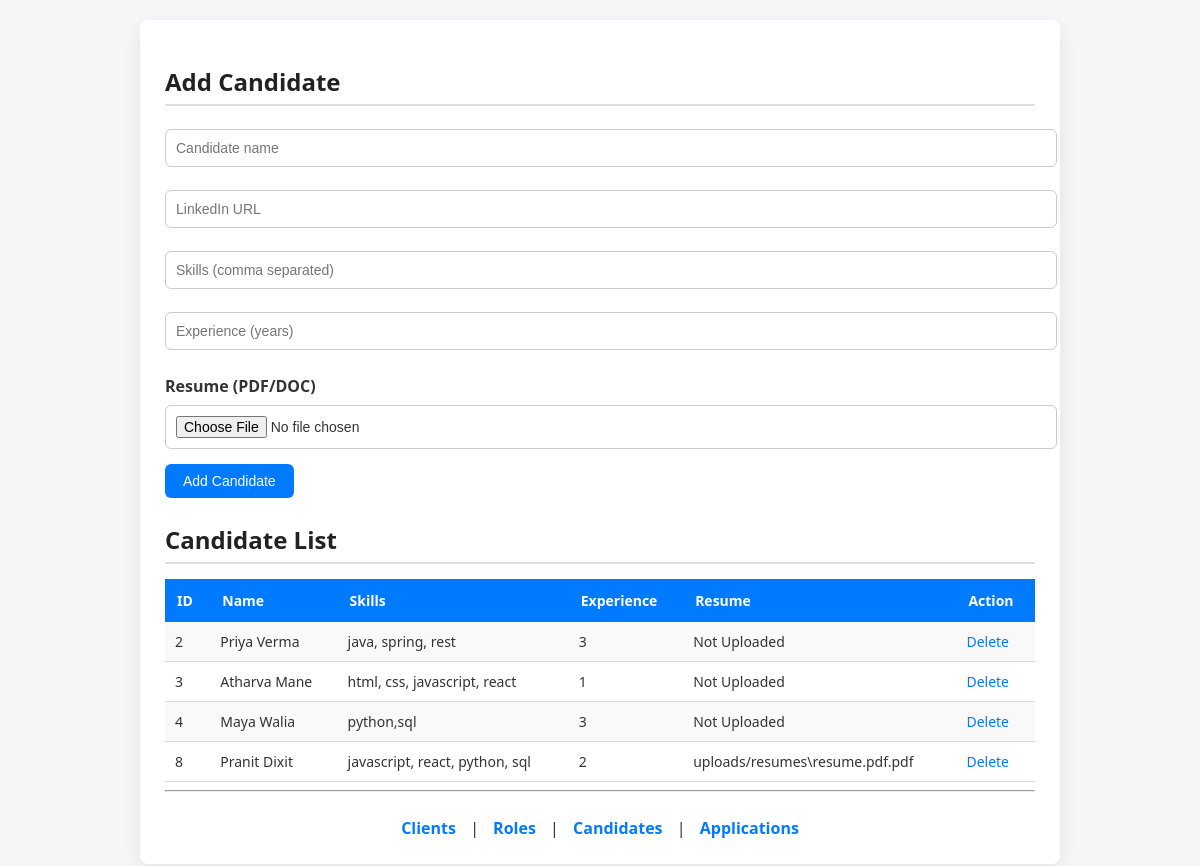
/candidates, run on an earlier commit of the app's database.
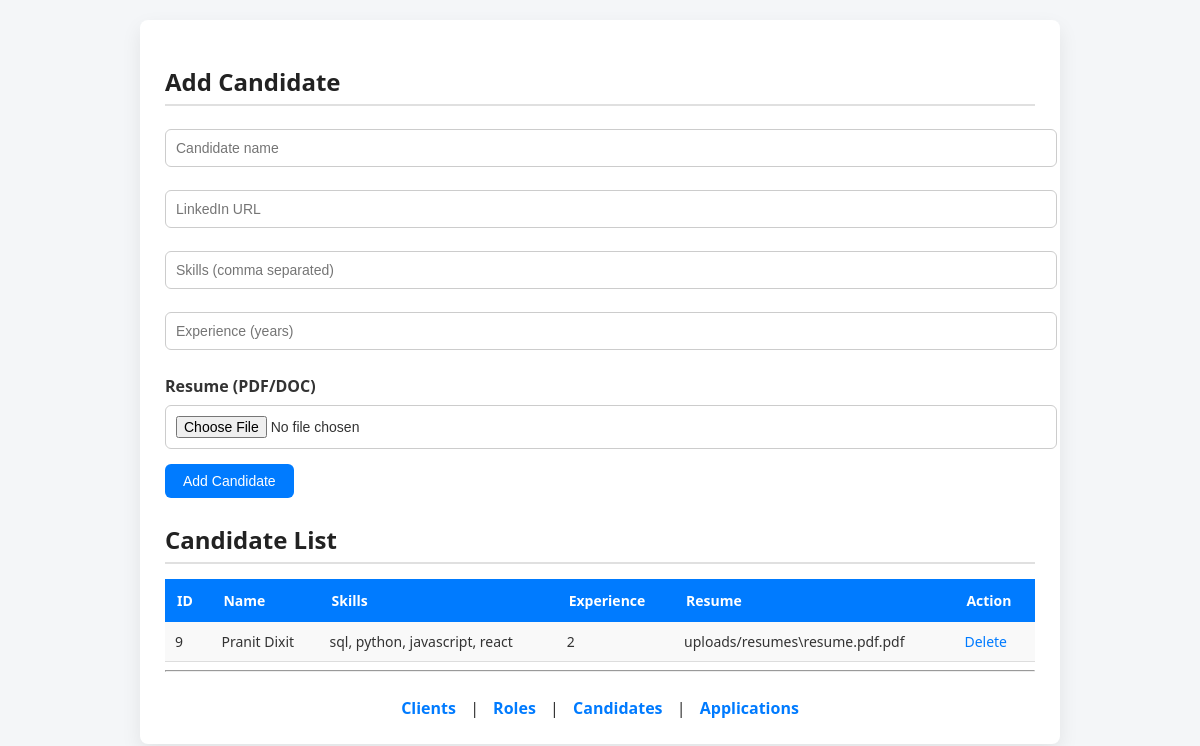
And on a later commit of the database.
### tables this page shows
CREATE TABLE Candidate (
    candidate_id INTEGER PRIMARY KEY AUTOINCREMENT,
    name TEXT,
    linkedin_url TEXT,
    skills TEXT,
    experience_years INTEGER
, resume_file_path TEXT);

### app.py (the view, shortened to what this page needs)
@app.route("/candidates", methods=["GET", "POST"])
def candidates():
    db = get_db()
    cur = db.cursor()
    candidates = cur.execute("SELECT * FROM Candidate").fetchall()
    db.close()
    return render_template("candidates.html", candidates=candidates)

### app.py (called while the page is built)
def get_db():
    return sqlite3.connect("database.db")

### templates/candidates.html (shortened to what this page needs)
<!doctype html>
<html>
  <head>
    <link
      rel="stylesheet"
      href="{{ url_for('static', filename='style.css') }}"
    />
  </head>
  <body>
    <div class="container">
      <h2>Add Candidate</h2>
      <form method="post" enctype="multipart/form-data">
        <input type="text" name="name" placeholder="Candidate name" required />
        <input type="text" name="linkedin_url" placeholder="LinkedIn URL" />
        <input
          type="text"
          name="skills"
          placeholder="Skills (comma separated)"
        />
        <input
          type="number"
          name="experience_years"
          placeholder="Experience (years)"
        />
        <label>Resume (PDF/DOC)</label>
        <input type="file" name="resume" accept=".pdf,.doc,.docx" />
        <button>Add Candidate</button>
      </form>
      <h2>Candidate List</h2>
      <table>
        <tr>
          <th>ID</th>
          <th>Name</th>
          <th>Skills</th>
          <th>Experience</th>
          <th>Resume</th>
          <th>Action</th>
        </tr>
        {% for c in candidates %}
        <tr>
          <td>{{ c[0] }}</td>
          <td>{{ c[1] }}</td>
          <td>{{ c[3] }}</td>
          <td>{{ c[4] }}</td>
          <td>{% if c[5] %} {{ c[5] }} {% else %} Not Uploaded {% endif %}</td>
          <td>
            <a
              href="/delete_candidate/{{ c[0] }}"
              onclick="
                return confirm(
                  'Are you sure you want to delete this candidate?',
                );
              "
              >Delete
            </a>
          </td>
        </tr>
        {% endfor %}
      </table>
      <hr />
      <div class="nav">
        <a href="/clients">Clients</a> | <a href="/roles">Roles</a> |
        <a href="/candidates">Candidates</a> |
        <a href="/applications">Applications</a>
      </div>
    </div>
  </body>
</html>

### static/style.css (style rules this page uses)
body { font-family: "Segoe UI", Arial, sans-serif; background-color: #f4f6f8; margin: 0; padding: 20px; color: #333; }
h2 { color: #222; margin-bottom: 15px; border-bottom: 2px solid #e0e0e0; padding-bottom: 6px; }
.container { background: #ffffff; padding: 25px; border-radius: 8px; width: 75%; margin: auto; box-shadow: 0 8px 20px rgba(0, 0, 0, 0.08); }
form { margin-bottom: 25px; }
label { font-weight: 600; margin-top: 10px; display: block; }
input, textarea, select { padding: 10px; width: 100%; margin: 8px 0 15px 0; border: 1px solid #ccc; border-radius: 6px; font-size: 14px; }
button { background-color: #007bff; color: white; padding: 9px 18px; border: none; border-radius: 6px; font-size: 14px; cursor: pointer; transition: background-color 0.2s ease, transform 0.1s ease; }
table { width: 100%; border-collapse: collapse; margin-top: 10px; font-size: 14px; }
table th { background-color: #007bff; color: white; padding: 12px; text-align: left; }
table td { padding: 10px; border-bottom: 1px solid #ddd; }
table tr:nth-child(even) { background-color: #f9f9f9; }
a { color: #007bff; text-decoration: none; font-weight: 500; }
.nav { margin-top: 25px; text-align: center; }
.nav a { margin: 0 10px; font-weight: 600; }

What changed in the data, as far as the page shows it:
removed Candidate: candidate_id "2", name "Priya Verma", skills "java, spring, rest", experience_years "3", shows "Not Uploaded"
removed Candidate: candidate_id "3", name "Atharva Mane", skills "html, css, javascript, react", experience_years "1", shows "Not Uploaded"
removed Candidate: candidate_id "4", name "Maya Walia", skills "python,sql", experience_years "3", shows "Not Uploaded"
removed Candidate: candidate_id "8", name "Pranit Dixit", skills "javascript, react, python, sql", experience_years "2", resume_file_path "uploads/resumes\\resume.pdf.pdf"
added Candidate: candidate_id "9", name "Pranit Dixit", skills "sql, python, javascript, react", experience_years "2", resume_file_path "uploads/resumes\\resume.pdf.pdf"
